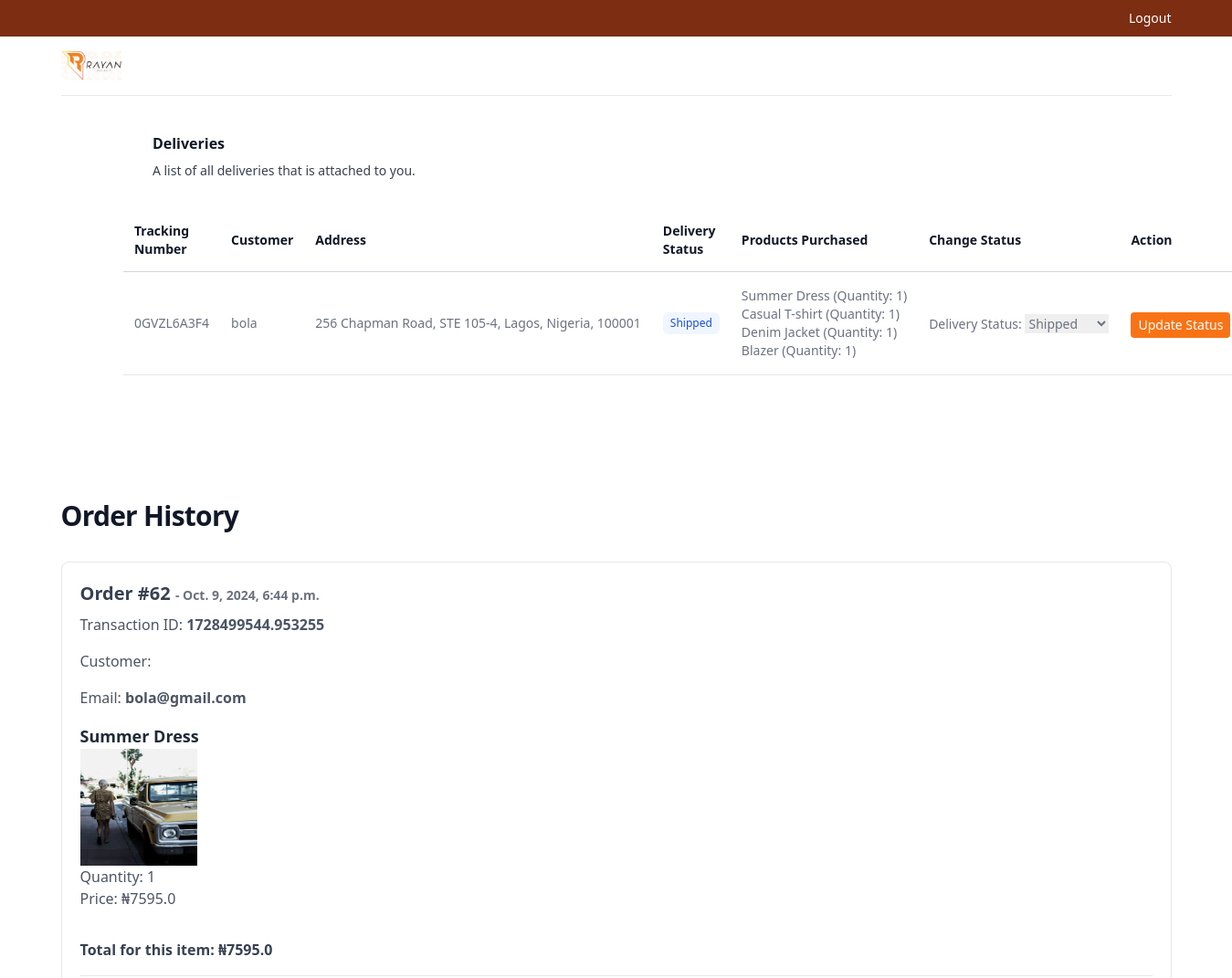
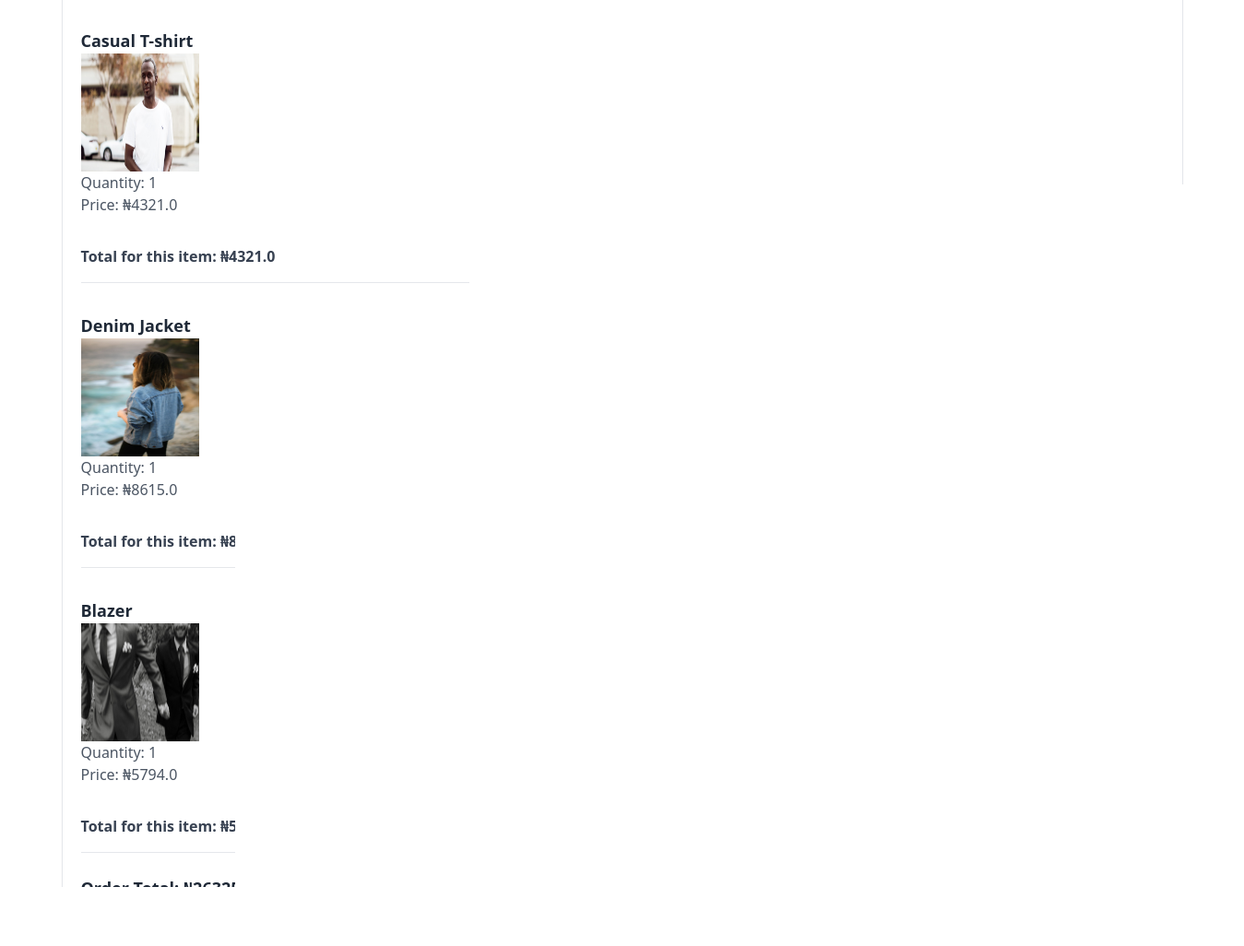
The app's page /deliveries/ (signed in), older data (2 pictures, top to bottom).
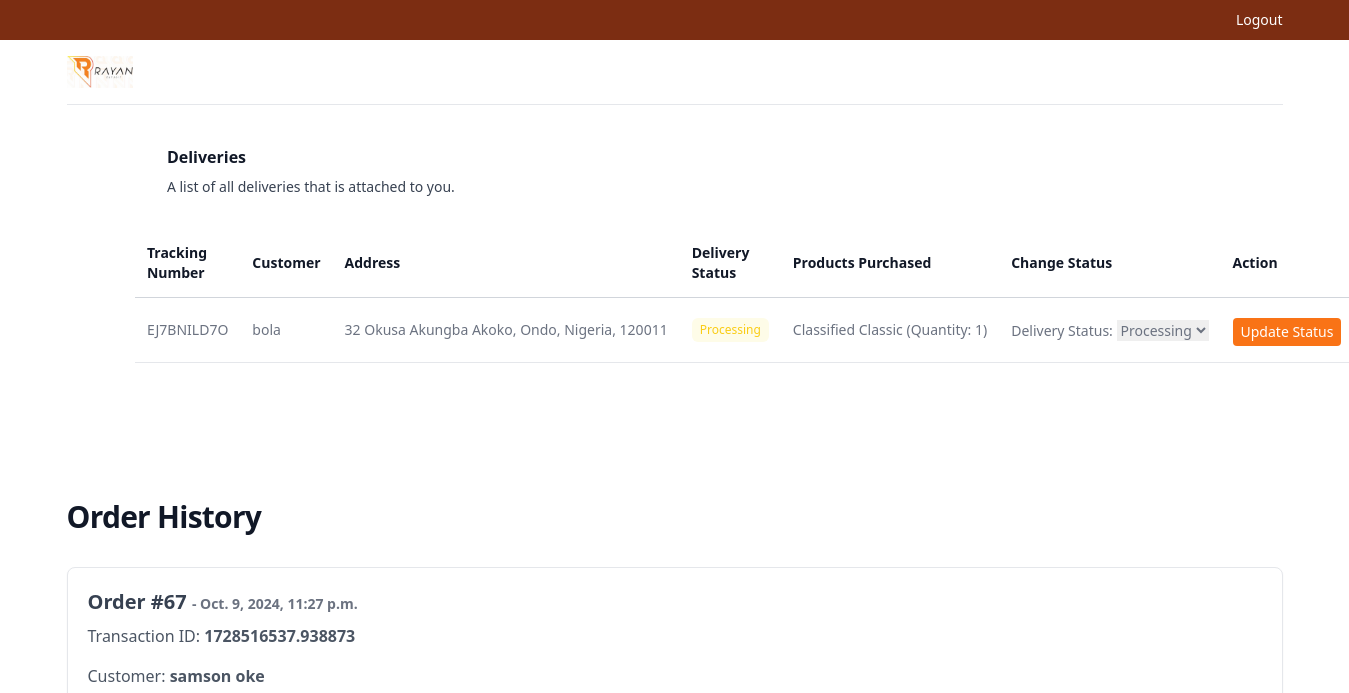
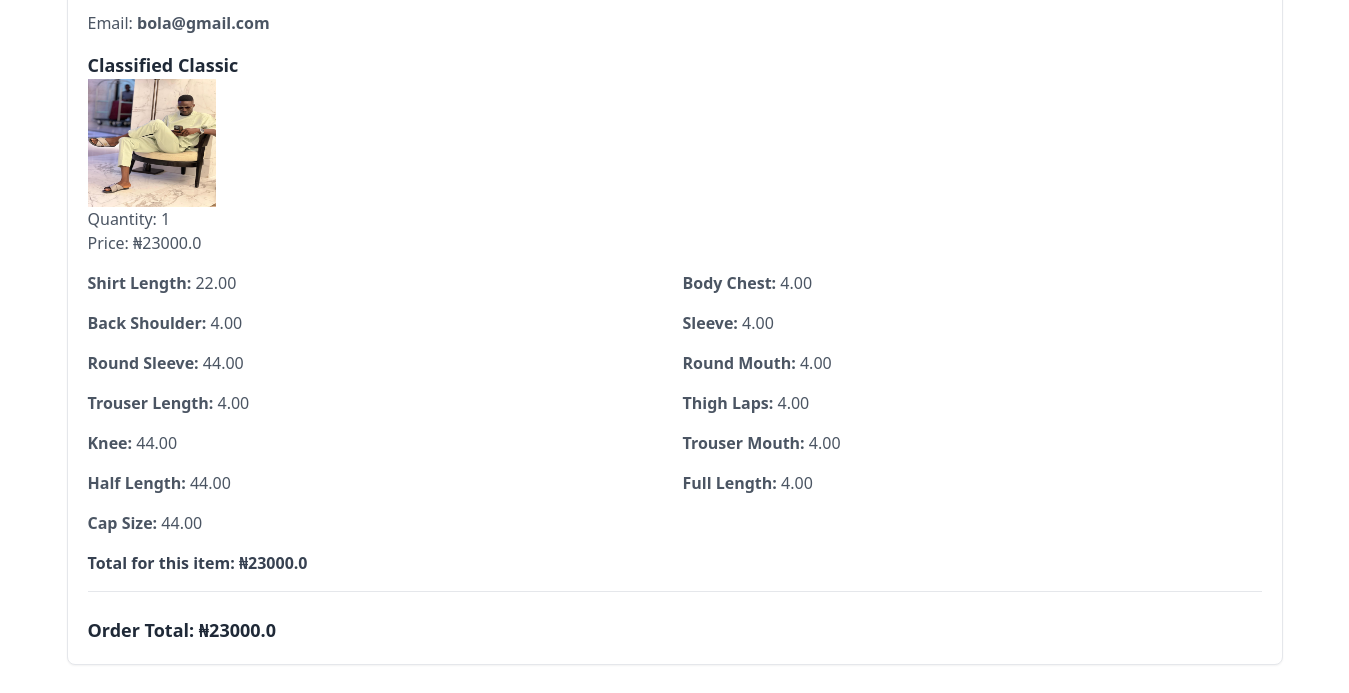
The same page, newer data (2 pictures, top to bottom).
### store/models.py (models this page shows, shortened)
class Delivery(models.Model):
    ORDER_STATUS_CHOICES = [
        ('PENDING', 'Pending'),
        ('PROCESSING', 'Processing'),
        ('SHIPPED', 'Shipped'),
        ('DELIVERED', 'Delivered'),
        ('CANCELLED', 'Cancelled'),
    ]
    DELIVERY_METHOD_CHOICES = [
        ('STANDARD', 'Standard'),
        ('EXPRESS', 'Express'),
        ('SAME_DAY', 'Same Day'),
    ]
    order = models.OneToOneField('Order', on_delete=models.CASCADE, related_name='delivery')
    customer = models.ForeignKey('Customer', on_delete=models.CASCADE)
    address = models.CharField(max_length=255)
    delivery_method = models.CharField(max_length=10, choices=DELIVERY_METHOD_CHOICES, default='STANDARD')
    status = models.CharField(max_length=10, choices=ORDER_STATUS_CHOICES, default='PENDING')
    tracking_number = models.CharField(max_length=100, blank=True, null=True, unique=True)
    delivery_fee = models.FloatField(default=0.0)
    estimated_delivery_date = models.DateField(null=True, blank=True)
    delivery_date = models.DateField(null=True, blank=True)
    driver = models.ForeignKey('DeliveryDriver', on_delete=models.SET_NULL, null=True, blank=True)

class Customer(models.Model):
    user = models.OneToOneField(User, on_delete=models.CASCADE, null=True, blank=True)
    name = models.CharField(max_length=23234232)
    first_name = models.CharField(max_length=23234232)
    last_name = models.CharField(max_length=23234232)
    department = models.CharField(max_length=4000)
    level = models.CharField(max_length=10)
    email = models.CharField(max_length=23234232)

class OrderItem(models.Model):
    product = models.ForeignKey(Product, on_delete=models.SET_NULL, null=True)
    order = models.ForeignKey(Order, on_delete=models.SET_NULL, null=True)
    quantity = models.IntegerField(default=0, blank=True, null=True)
    date_added = models.DateTimeField(auto_now_add=True)
    shirt_length = models.DecimalField(max_digits=10, decimal_places=2, null=True, blank=True)
    body_chest = models.DecimalField(max_digits=10, decimal_places=2, null=True, blank=True)
    back_shoulder = models.DecimalField(max_digits=10, decimal_places=2, null=True, blank=True)
    sleeve = models.DecimalField(max_digits=10, decimal_places=2, null=True, blank=True)
    round_sleeve = models.DecimalField(max_digits=10, decimal_places=2, null=True, blank=True)
    round_mouth = models.DecimalField(max_digits=10, decimal_places=2, null=True, blank=True)
    trouser_length = models.DecimalField(max_digits=10, decimal_places=2, null=True, blank=True)
    thigh_laps = models.DecimalField(max_digits=10, decimal_places=2, null=True, blank=True)
    knee = models.DecimalField(max_digits=10, decimal_places=2, null=True, blank=True)
    trouser_mouth = models.DecimalField(max_digits=10, decimal_places=2, null=True, blank=True)
    half_length = models.DecimalField(max_digits=10, decimal_places=2, null=True, blank=True)
    full_length = models.DecimalField(max_digits=10, decimal_places=2, null=True, blank=True)
    cap_size = models.DecimalField(max_digits=10, decimal_places=2, null=True, blank=True)
    @property
    def get_total(self):
        total = self.product.price * self.quantity
        return total

class Product(models.Model):
    name = models.CharField(max_length=255)  # Adjust max_length for better limits
    price = models.FloatField()
    digital = models.BooleanField(default=False, null=True, blank=False)
    image = models.ImageField(null=True, blank=True)
    description = models.TextField(null=True, blank=True)  # Description field added
    slug = models.SlugField(unique=True, blank=True, null=True)  # Slug field added

class Order(models.Model):
    customer = models.ForeignKey(Customer, on_delete=models.SET_NULL, blank=True, null=True)
    date_order = models.DateTimeField(auto_now_add=True)
    complete = models.BooleanField(default=False, null=True, blank=False)
    transaction_id = models.CharField(max_length=23234232)
    @property
    def get_cart_total(self):
        orderitems = self.orderitem_set.all()
        total = round(sum([item.get_total for item in orderitems]), 2)
        return total

### store/views.py (the view, shortened to what this page needs)
# urls.py: path('deliveries/', views.all_deliveries, name='all_deliveries'),
@login_required
def all_deliveries(request):
    if request.user.is_staff:
        deliveries = Delivery.objects.all()
        forms = [DeliveryStatusUpdateForm(instance=delivery) for delivery in deliveries]
        deliveries_with_forms = zip(deliveries, forms)
        orders = Order.objects.filter(complete=True)
        context = {
            'deliveries_with_forms': deliveries_with_forms,  # Pass zipped data
            'orders': orders,  # Pass zipped data
        }
        return render(request, 'store/deliveries.html', context)

### store/templates/store/deliveries.html (shortened to what this page needs)
{% extends 'store/base.html' %}
{% block content %}
<div class="mx-auto my-10" style="width: 80%;">
    <div class="px-4 sm:px-6 lg:px-8">
        <div class="sm:flex sm:items-center">
            <div class="sm:flex-auto">
                <h1 class="text-base font-semibold leading-6 text-gray-900">Deliveries</h1>
                <p class="mt-2 text-sm text-gray-700">A list of all deliveries that is attached to you.</p>
            </div>
        </div>
        <div class="mt-8 flow-root">
            <div class="-mx-4 -my-2 sm:-mx-6 lg:-mx-8">
                <div class="inline-block min-w-full py-2 align-middle">
                    <table class="min-w-full border-separate border-spacing-0">
                        <thead>
                            <tr>
                                <th scope="col"
                                    class="sticky top-0 z-10 border-b border-gray-300 bg-white bg-opacity-75 px-3 py-3.5 text-left text-sm font-semibold text-gray-900 backdrop-blur backdrop-filter">
                                    Tracking Number</th>
                                <th scope="col"
                                    class="sticky top-0 z-10 border-b border-gray-300 bg-white bg-opacity-75 px-3 py-3.5 text-left text-sm font-semibold text-gray-900 backdrop-blur backdrop-filter">
                                    Customer</th>
                                <th scope="col"
                                    class="sticky top-0 z-10 border-b border-gray-300 bg-white bg-opacity-75 px-3 py-3.5 text-left text-sm font-semibold text-gray-900 backdrop-blur backdrop-filter">
                                    Address</th>
                                <th scope="col"
                                    class="sticky top-0 z-10 border-b border-gray-300 bg-white bg-opacity-75 px-3 py-3.5 text-left text-sm font-semibold text-gray-900 backdrop-blur backdrop-filter">
                                    Delivery Status</th>
                                <th scope="col"
                                    class="sticky top-0 z-10 border-b border-gray-300 bg-white bg-opacity-75 px-3 py-3.5 text-left text-sm font-semibold text-gray-900 backdrop-blur backdrop-filter">
                                    Products Purchased</th>
                                <th scope="col"
                                    class="sticky top-0 z-10 border-b border-gray-300 bg-white bg-opacity-75 px-3 py-3.5 text-left text-sm font-semibold text-gray-900 backdrop-blur backdrop-filter">
                                    Change Status</th>
                                <th scope="col"
                                    class="sticky top-0 z-10 border-b border-gray-300 bg-white bg-opacity-75 px-3 py-3.5 text-left text-sm font-semibold text-gray-900 backdrop-blur backdrop-filter">
                                    Action</th>
                            </tr>
                        </thead>
                        <tbody>
                            {% for delivery, form in deliveries_with_forms %}
                            <tr>
                                <td
                                    class="hidden whitespace-nowrap border-b border-gray-200 px-3 py-4 text-sm text-gray-500 lg:table-cell">
                                    {{ delivery.tracking_number }}</td>
                                <td
                                    class="hidden whitespace-nowrap border-b border-gray-200 px-3 py-4 text-sm text-gray-500 lg:table-cell">
                                    {{ delivery.customer.name }}</td>
                                <td
                                    class="hidden whitespace-nowrap border-b border-gray-200 px-3 py-4 text-sm text-gray-500 lg:table-cell">
                                    {{ delivery.address }}</td>
                                <td
                                    class="hidden whitespace-nowrap border-b border-gray-200 px-3 py-4 text-sm lg:table-cell">
                                    {% if delivery.get_status_display == 'Pending' %}
                                    <span class="inline-flex items-center rounded-md bg-yellow-50 px-2 py-1 text-xs font-medium text-yellow-700 ring-inset ring-yellow-600/20 " >{{ delivery.get_status_display }}</span></td>
                                    {% elif delivery.get_status_display == 'Shipped' %}
                                    <span class="inline-flex items-center rounded-md bg-blue-50 px-2 py-1 text-xs font-medium text-blue-700 ring-inset ring-blue-600/20">{{ delivery.get_status_display }}</span></td>
                                    {% elif delivery.get_status_display == 'Processing' %}
                                    <span class="inline-flex items-center rounded-md bg-yellow-50 px-2 py-1 text-xs font-medium text-yellow-400 ring-inset ring-yellow-600/20">{{ delivery.get_status_display }}</span></td>
                                    {% elif delivery.get_status_display == 'Delivered' %}
                                    <span class="inline-flex items-center rounded-md bg-green-50 px-2 py-1 text-xs font-medium text-green-700 ring-inset ring-green-600/20">{{ delivery.get_status_display }}</span></td>
                                    {% else %}
                                    <span class="inline-flex items-center rounded-md bg-red-50 px-2 py-1 text-xs font-medium text-red-700 ring-inset ring-red-600/20">{{ delivery.get_status_display }}</span></td>
                                    {% endif %}
                                <td
                                    class="hidden whitespace-nowrap border-b border-gray-200 px-3 py-4 text-sm text-gray-500 lg:table-cell">
                                    <ul>
                                        {% for item in delivery.order.orderitem_set.all %}
                                            <li>{{ item.product.name }} (Quantity: {{ item.quantity }})</li>
                                        {% endfor %}
                                        </ul>
                                    </td>
                                    <form method="POST">
                                        <td
                                    class="hidden whitespace-nowrap border-b border-gray-200 px-3 py-4 text-sm text-gray-500 lg:table-cell">{{ form.as_p }}</td>
                                        <td
                                    class="hidden whitespace-nowrap border-b border-gray-200 px-3 py-4 text-sm text-gray-500 lg:table-cell"><button type="submit" style="float: right;" class="btn text-sm bg-orange-500 text-white py-1 px-2 rounded mt-1 hover:bg-orange-600 transition-all duration-300 transition.5s">Update Status</button></td>
                                    </form>
                            </tr>
                            {% endfor %}
                        </tbody>
                    </table>
                </div>
            </div>
        </div>
    </div>
</div>
{% if request.user.is_staff %}
<div class="mx-auto max-w-2xl px-4 py-16 sm:px-6 sm:py-24 lg:max-w-7xl lg:px-8">
    <h2 class="text-3xl font-bold tracking-tight text-gray-900 mb-8">Order History</h2>
    {% if orders %}
        <div class="space-y-12">
            {% for order in orders %}
                <div class="border p-6 mt-4 rounded-lg shadow-sm bg-white" style="padding: 20px;">
                    <h3 class="text-xl font-semibold mb-2 text-gray-700">Order #{{ order.id }} <span class="text-sm text-gray-500">- {{ order.date_order }}</span></h3>
                    <p class="mb-4 text-gray-600">Transaction ID: <span class="font-semibold">{{ order.transaction_id }}</span></p>
                    <p class="mb-4 text-gray-600">Customer: <span class="font-semibold">{{ order.customer.user.first_name }} {{ order.customer.user.last_name }}</span></p>
                    <p class="mb-4 text-gray-600">Email: <span class="font-semibold">{{ order.customer.user.email }}</span></p>
                    <div class="space-y-8">
                        {% for item in order.orderitem_set.all %}
                            <div class="border-b pb-4 mb-4">
                                <h4 class="text-lg font-semibold text-gray-800">{{ item.product.name }}</h4>
                                <img src="{{item.product.image.url}}" alt="" class="w-32 h-32">
                                <p class="text-gray-600">Quantity: {{ item.quantity }}</p>
                                <p class="text-gray-600">Price: &#8358;{{ item.product.price }}</p>
                                <div class="mt-4 grid grid-cols-2 gap-4 text-gray-600">
                                    {% if item.shirt_length %}<div><span class="font-semibold">Shirt Length:</span> {{ item.shirt_length }}</div>{% endif %}
                                    {% if item.body_chest %}<div><span class="font-semibold">Body Chest:</span> {{ item.body_chest }}</div>{% endif %}
                                    {% if item.back_shoulder %}<div><span class="font-semibold">Back Shoulder:</span> {{ item.back_shoulder }}</div>{% endif %}
                                    {% if item.sleeve %}<div><span class="font-semibold">Sleeve:</span> {{ item.sleeve }}</div>{% endif %}
                                    {% if item.round_sleeve %}<div><span class="font-semibold">Round Sleeve:</span> {{ item.round_sleeve }}</div>{% endif %}
                                    {% if item.round_mouth %}<div><span class="font-semibold">Round Mouth:</span> {{ item.round_mouth }}</div>{% endif %}
                                    {% if item.trouser_length %}<div><span class="font-semibold">Trouser Length:</span> {{ item.trouser_length }}</div>{% endif %}
                                    {% if item.thigh_laps %}<div><span class="font-semibold">Thigh Laps:</span> {{ item.thigh_laps }}</div>{% endif %}
                                    {% if item.knee %}<div><span class="font-semibold">Knee:</span> {{ item.knee }}</div>{% endif %}
                                    {% if item.trouser_mouth %}<div><span class="font-semibold">Trouser Mouth:</span> {{ item.trouser_mouth }}</div>{% endif %}
                                    {% if item.half_length %}<div><span class="font-semibold">Half Length:</span> {{ item.half_length }}</div>{% endif %}
                                    {% if item.full_length %}<div><span class="font-semibold">Full Length:</span> {{ item.full_length }}</div>{% endif %}
                                    {% if item.cap_size %}<div><span class="font-semibold">Cap Size:</span> {{ item.cap_size }}</div>{% endif %}
                                </div>
                                <p class="mt-4 text-gray-700 font-bold">Total for this item: &#8358;{{ item.get_total }}</p>
                            </div>
                        {% endfor %}
                    </div>
                    <p class="text-lg font-bold mt-6 text-gray-800">Order Total: &#8358;{{ order.get_cart_total }}</p>
                </div>
            {% endfor %}
        </div>
    {% else %}
        <p class="text-lg text-gray-600">You have no previous orders.</p>
    {% endif %}
    {% endif %}
</div>
{% endblock %}

Row changes from the older to the newer data that the page shows:
removed Delivery: tracking_number "0GVZL6A3F4", customer.name "bola", address "256 Chapman Road, STE 105-4, Lagos, Nigeria, 100001", status "Shipped"
removed OrderItem: product.name "Summer Dress", quantity "1", product.image (picture), product.price "7595.0", get_total "7595.0"
removed OrderItem: product.name "Casual T-shirt", quantity "1", product.image (picture), product.price "4321.0", get_total "4321.0"
removed OrderItem: product.name "Denim Jacket", quantity "1", product.image (picture), product.price "8615.0", get_total "8615.0"
removed OrderItem: product.name "Blazer", quantity "1", product.image (picture), product.price "5794.0", get_total "5794.0"
removed Order: id "62", date_order "Oct. 9, 2024, 6:44 p.m.", transaction_id "1728499544.953255", customer.user.email "bola@gmail.com", get_cart_total "26325.0"
added Delivery: tracking_number "EJ7BNILD7O", customer.name "bola", address "32 Okusa Akungba Akoko, Ondo, Nigeria, 120011", status "Processing"
added OrderItem: product.name "Classified Classic", quantity "1", product.image (picture), product.price "23000.0", shirt_length "22.00", body_chest "4.00", back_shoulder "4.00", sleeve "4.00", round_sleeve "44.00", round_mouth "4.00", trouser_length "4.00", thigh_laps "4.00", knee "44.00", trouser_mouth "4.00", half_length "44.00", full_length "4.00", cap_size "44.00", get_total "23000.0"
added Order: id "67", date_order "Oct. 9, 2024, 11:27 p.m.", transaction_id "1728516537.938873", customer.user.first_name "samson", customer.user.last_name "oke", customer.user.email "bola@gmail.com", get_cart_total "23000.0"
